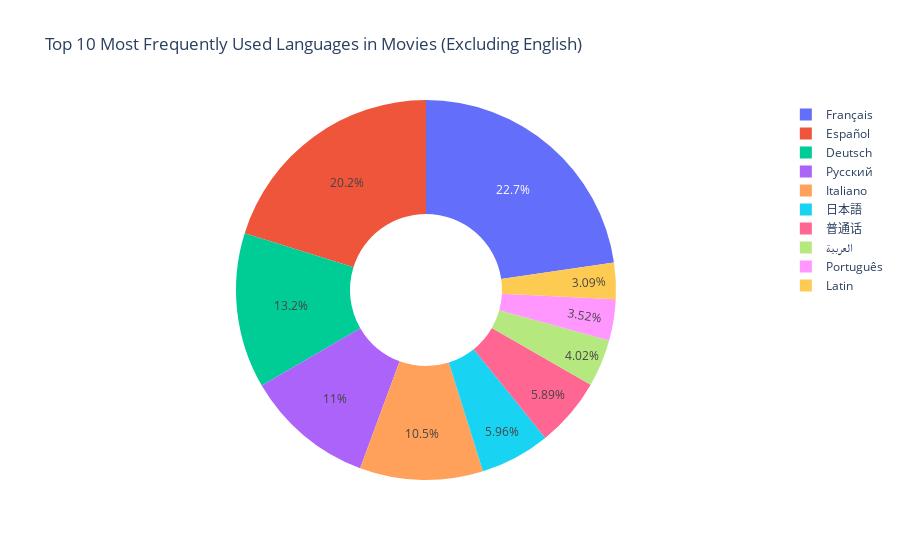

The notebook cell this image was saved under:
### Markdown cell above
Plot

### Code cell
# Plot a pie chart for the top 10 languages
fig = px.pie(
    language_counts.head(10), 
    values='movie_count', 
    names='language_name',
    title='Top 10 Most Frequently Used Languages in Movies (Excluding English)',
    hole=0.4  # To create a donut chart (optional)
)

# Show the chart
fig.show()

### Figure 1 — Plotly figure (JSON) as saved in the notebook; plotly's stock layout.template omitted (floating-point values rounded to 4 significant figures)
{"data": [{"domain": {"x": [0, 1], "y": [0, 1]}, "hole": 0.4, "hovertemplate": "language_name=%{label}<br>movie_count=%{value}<extra></extra>", "labels": ["Français", "Español", "Deutsch", "Pусский", "Italiano", "日本語", "普通话", "العربية", "Português", "Latin"], "legendgroup": "", "name": "", "showlegend": true, "type": "pie", "values": [316, 281, 184, 153, 146, 83, 82, 56, 49, 43]}], "layout": {"legend": {"tracegroupgap": 0}, "title": {"text": "Top 10 Most Frequently Used Languages in Movies (Excluding English)"}}}
